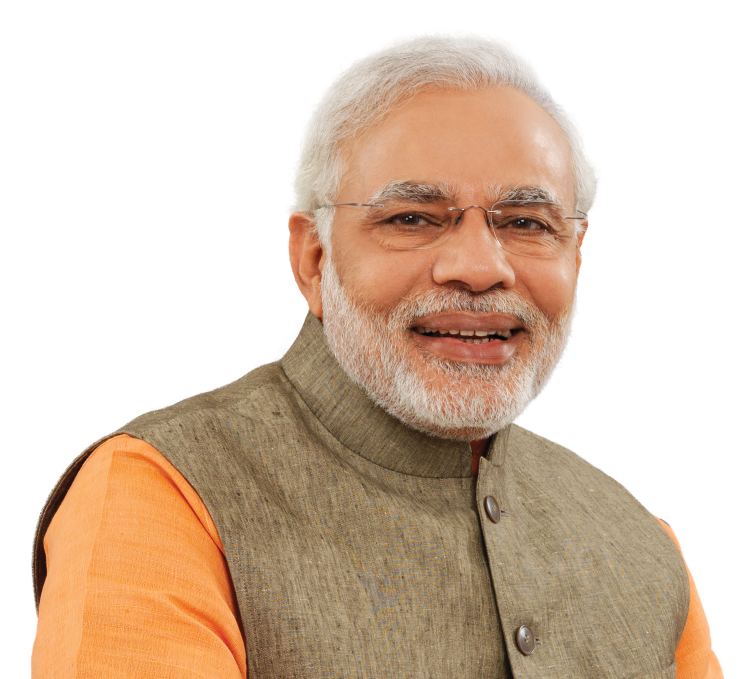
#> input picture Modi.jpg, 1500 x 1358 px, found by its file name (shown at 1/2 size)
$ python countors.py
#> lines starting #> are read from the running program, lines starting #| are printed output that depends on the picture; after the words box and inside, x2 and y2 are one past the last pixel; in counts of white or black regions, pixels touching at a corner belong together
from configparser import Interpolation
import cv2 as cv
import numpy as np
img = cv.imread("images/Modi.jpg")
#> img is the input picture: shape (1358, 1500, 3); mean B, G, R 178.6, 196.6, 217.3
img=cv.resize(img, (250,250), interpolation=cv.INTER_CUBIC)
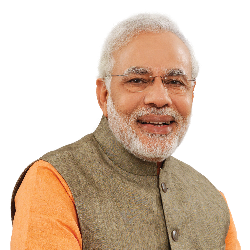
#> img: shape (250, 250, 3); mean B, G, R 178.5, 196.5, 217.2
cv.imshow("img",img)
gray=cv.cvtColor(img, cv.COLOR_BGR2GRAY)
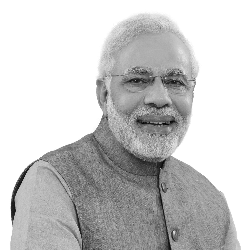
#> gray: shape (250, 250); min 7, max 255, mean 200.7
#cv.imshow("gray",gray)
ret,thresh=cv.threshold(gray,100,175,cv.THRESH_BINARY)
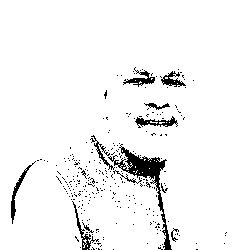
#> thresh: shape (250, 250); values 0 (black) and 175 (white), 95.3% white; 278 black regions (266 under 20 px), largest, box (x1, y1, x2, y2) and area: (108, 144, 172, 250) 1069, (11, 161, 36, 224) 217, (135, 116, 178, 128) 214
cv.imshow("thresh",thresh)
canny=cv.Canny(img,125,175)
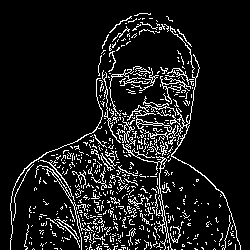
#> canny: shape (250, 250); 10.1% white in thin lines or dots, all inside (x1, y1, x2, y2) = (10, 13, 241, 250)
#cv.imshow("canny",canny)
contours,heirchies=cv.findContours(thresh,cv.RETR_LIST ,cv.CHAIN_APPROX_SIMPLE)
#> contours = 489 contours, 475 with area under 20; largest, box (x1, y1, x2, y2) and area: (0, 0, 250, 250) 60514, (134, 115, 178, 128) 278, (10, 164, 33, 225) 274, (122, 70, 156, 88) 248, (160, 70, 187, 88) 208
#print((contours)) prints the coordinates of contours found
print(len(contours))
#| 489
cv.waitKey(0)

$ run again, with dog.jpg copied over Modi.jpg
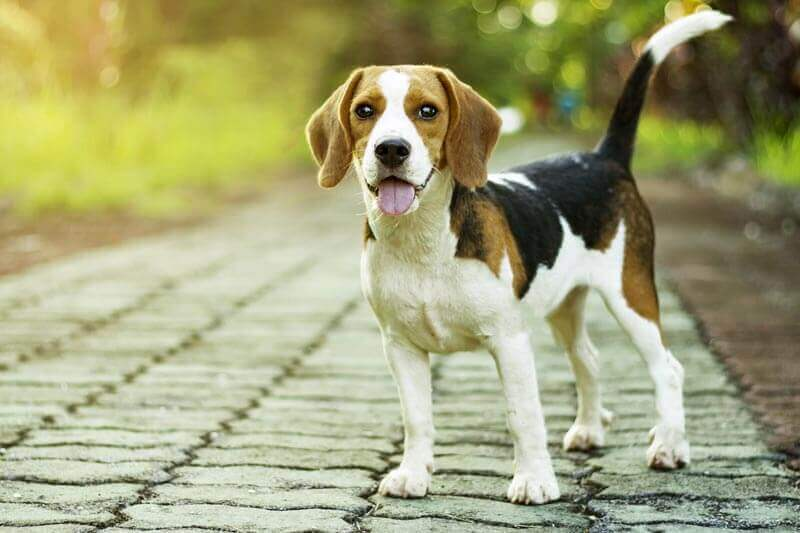
#> input picture dog.jpg, 800 x 533 px, found by its file name
#> img is the input picture: shape (533, 800, 3); mean B, G, R 119.4, 162.4, 161.9
#> img: shape (250, 250, 3)
#> `ret,thresh=cv.threshold(gray,100,175,cv.THRESH_BINARY)`:
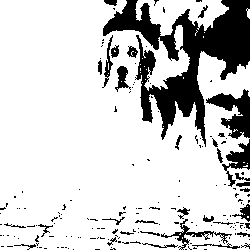
#> thresh: shape (250, 250); values 0 (black) and 175 (white), 81.1% white; 175 black regions (141 under 20 px), largest, box (x1, y1, x2, y2) and area: (103, 0, 250, 147) 7747, (206, 89, 250, 139) 1057, (222, 139, 250, 187) 484
#> `canny=cv.Canny(img,125,175)`:
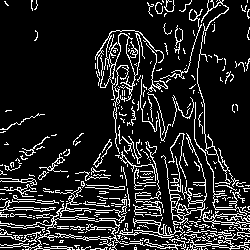
#> canny: shape (250, 250); 14% white in thin lines or dots
#> contours = 272 contours, 235 with area under 20; largest, box (x1, y1, x2, y2) and area: (0, 0, 250, 250) 49847, (135, 0, 229, 36) 1718, (160, 218, 215, 245) 366, (114, 65, 130, 93) 228, (103, 34, 114, 79) 194
#| 272
